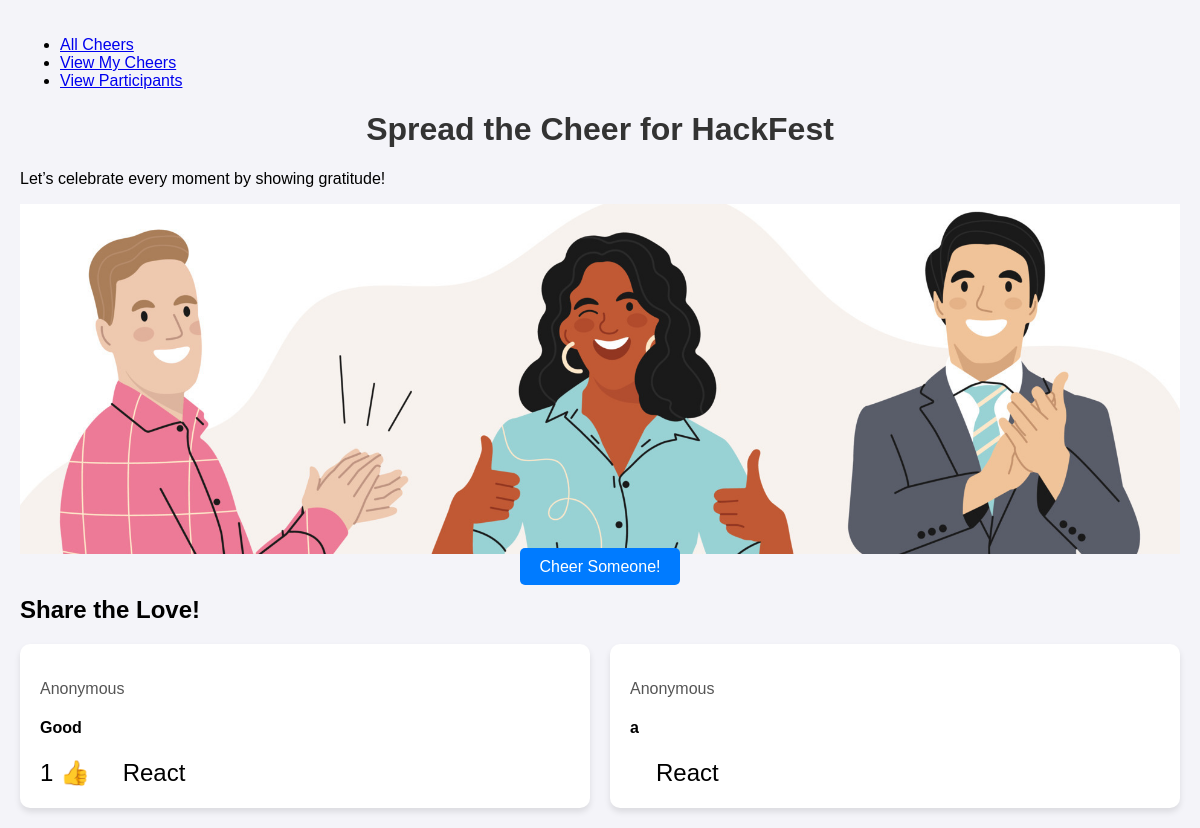
Screenshot of /appreciation/posts/3/ (signed in) with the database file from the repository.
### appreciation/models.py (models this page shows, shortened)
class Event(models.Model):
    name = models.CharField(max_length=255)
    description = models.TextField()
    start_date = models.DateField()
    end_date = models.DateField()

class Post(models.Model):
    event = models.ForeignKey(Event, related_name='posts', on_delete=models.CASCADE)
    author = models.ForeignKey(User, null=True, blank=True, on_delete=models.SET_NULL)
    to = models.ForeignKey(User, null=True, blank=True, related_name='received_posts', on_delete=models.SET_NULL)
    content = models.TextField()
    is_anonymous = models.BooleanField(default=False)
    created_at = models.DateTimeField(auto_now_add=True)

### appreciation/views.py (the view)
# urls.py: path('posts/<int:event_id>/', views.post_list, name='post_list'),
@login_required
def post_list(request, event_id):
    event = get_object_or_404(Event, id=event_id)
    posts = event.posts.all()  # Fetch all posts for the event
    reaction_emojis = {
        "Like": "👍",
        "Love": "❤️",
        "Laugh": "😂",
        "Wow": "😮",
        "Sad": "😢",
        "Angry": "😡"
    }
    res_posts = []
    reaction_types = ["Like", "Love", "Laugh", "Wow", "Sad", "Angry"]
    for post in posts:
        res_reaction = {}
        for reaction_type in reaction_types:
            reaction_count = Reaction.objects.filter(post=post, reaction_type=reaction_type).count()
            if reaction_count > 0:
                res_reaction[reaction_emojis[reaction_type]] = reaction_count
        res_posts.append({'post': post, 'reaction': res_reaction})
    is_active = event.end_date >= timezone.now().date()
    return render(request, 'appreciation/post_list.html', {'event': event, 'posts': res_posts, 'is_active': is_active, 'my_posts_view': False})

### appreciation/templates/appreciation/post_list.html (shortened to what this page needs)
{% load static %}
<!DOCTYPE html>
<html lang="en">
<head>
    <link rel="stylesheet" href="{% static 'poststyle.css' %}">
</head>
<body>
    <nav class="navbar">
        <ul class="navbar-links">
            <li><a href="{% url 'post_list' event.id %}">All Cheers</a></li>
            <li><a href="{% url 'view_my_posts' event.id %}">View My Cheers</a></li>
            <li><a href="{% url 'event_participants' event.id %}">View Participants</a></li>
        </ul>
    </nav>
    <header class="header">
        <h1>Spread the Cheer for {{ event.name }}</h1>
        <p>Let’s celebrate every moment by showing gratitude!</p>
        <img src="{% static 'images/gratitude.png' %}" alt="Gratitude Banner" class="header-image" style="width: 100%; max-height: 350px; object-fit: cover;">
    </header>
    {% if is_active %}
    <div class="create-post">
        <a href="{% url 'create_post' event.id %}" class="btn-primary">Cheer Someone!</a>
    </div>
    {% endif %}
    <section class="gratitude-section">
        <h2>Share the Love!</h2>
    </section>
    <div class="post-grid">
        {% for res in posts %}
        {% with post=res.post reaction=res.reaction %}
        <div class="post-tile" data-post-id="{{ post.id }}">
            <p class="post-author">
                {% if post.is_anonymous %}
                Anonymous
                {% else %}
                {{ post.author.username }}
                {% endif %}
            </p>
            <h4 class="post-content">{{ post.content }}</h4>
            <div class="reactions-container">
                <div class="selected-reaction">
                    <div class="reaction-values">
                        {% for react_type, react_count in reaction.items %}
                        {% if react_count > 0 %}
                        {{ react_count }} {{ react_type }}&nbsp;
                        {% endif %}
                        {% endfor %}
                    </div>
                </div>
                <div class="emoji-button">
                    <button class="reaction-btn">React</button>
                </div>
            </div>
        </div>
        {% endwith %}
        {% endfor %}
    </div>
</body>
</html>

### appreciation/static/poststyle.css (style rules this page uses)
body { font-family: Arial, sans-serif; background-color: #f4f4f9; margin: 0; padding: 20px; }
h1 { text-align: center; color: #333; }
.create-post { text-align: center; margin-bottom: 20px; }
.create-post a { background-color: #007bff; color: white; padding: 10px 20px; text-decoration: none; border-radius: 5px; }
.post-grid { display: grid; grid-template-columns: repeat(auto-fit, minmax(300px, 1fr)); gap: 20px; }
.post-tile { background-color: white; border-radius: 10px; box-shadow: 0 4px 6px rgba(0, 0, 0, 0.1); padding: 20px; position: relative; }
.post-tile p { color: #555; }
.reactions-container { display: flex; align-items: center; justify-content: flex-start; margin-top: 10px; }
.selected-reaction { font-size: 1.5em; cursor: pointer; position: relative; }
.emoji-button { display: inline-block; margin-left: 20px; }
.reaction-btn { background-color: transparent; border: none; font-size: 1.5em; cursor: pointer; transition: transform 2s ease, background-color 3s ease; }
.header-image { width: 10%; height: 10%; max-height: 50px; object-fit: cover; }

### rows the page displays
Event: name "HackFest"
Post: is_anonymous "Anonymous", post.content "Good", reaction "1", reaction "👍"
Post: is_anonymous "Anonymous", post.content "a"
